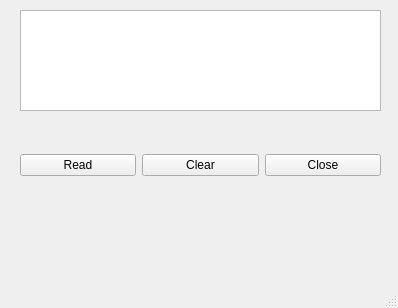
<?xml version="1.0" encoding="UTF-8"?>
<ui version="4.0">
 <class>MainWindow</class>
 <widget class="QMainWindow" name="MainWindow">
  <property name="geometry">
   <rect>
    <x>0</x>
    <y>0</y>
    <width>398</width>
    <height>308</height>
   </rect>
  </property>
  <property name="windowTitle">
   <string>MainWindow</string>
  </property>
  <widget class="QWidget" name="centralwidget">
   <widget class="QWidget" name="horizontalLayoutWidget">
    <property name="geometry">
     <rect>
      <x>20</x>
      <y>10</y>
      <width>361</width>
      <height>101</height>
     </rect>
    </property>
    <layout class="QHBoxLayout" name="horizontalLayout">
     <item>
      <widget class="QTextEdit" name="textEdit"/>
     </item>
    </layout>
   </widget>
   <widget class="QWidget" name="horizontalLayoutWidget_2">
    <property name="geometry">
     <rect>
      <x>20</x>
      <y>120</y>
      <width>361</width>
      <height>91</height>
     </rect>
    </property>
    <layout class="QHBoxLayout" name="horizontalLayout_2">
     <item>
      <widget class="QPushButton" name="pushButton">
       <property name="text">
        <string>Read</string>
       </property>
      </widget>
     </item>
     <item>
      <widget class="QPushButton" name="pushButton_2">
       <property name="text">
        <string>Clear</string>
       </property>
      </widget>
     </item>
     <item>
      <widget class="QPushButton" name="pushButton_3">
       <property name="text">
        <string>Close</string>
       </property>
      </widget>
     </item>
    </layout>
   </widget>
  </widget>
  <widget class="QMenuBar" name="menubar">
   <property name="geometry">
    <rect>
     <x>0</x>
     <y>0</y>
     <width>398</width>
     <height>25</height>
    </rect>
   </property>
  </widget>
  <widget class="QStatusBar" name="statusbar"/>
 </widget>
 <resources/>
 <connections/>
</ui>
